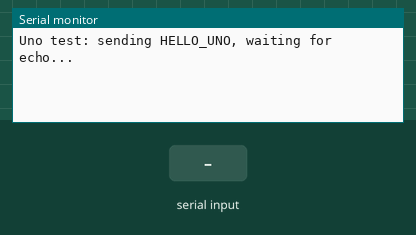
The sketch below on a simulated Arduino Uno, built with avr-gcc and run on an emulated ATmega328P. Parts: the last lines printed to the serial monitor. The inputs (shaded band) are chosen by the test bench.

Above: at 2.8 s.
2.9 s: "1\n" received over the second serial link
At 4.1 s:
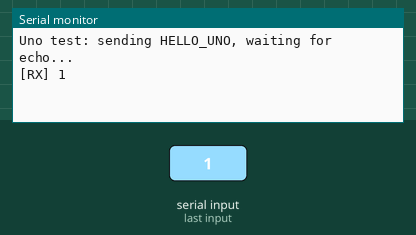
4.5 s: "0\n" received over the second serial link
At 5.8 s:
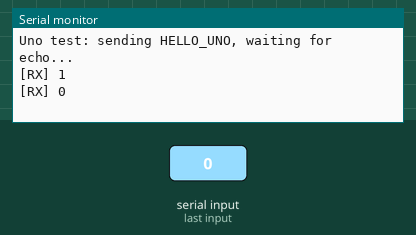
6.0 s: "2\n" received over the second serial link
At 6.5 s:
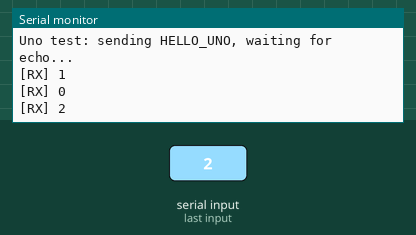

Measured:
- after the input at 2.9 s, the serial monitor: prints a new line after 0.15 s (image 1)
- after the input at 4.5 s, the serial monitor: prints a new line after 0.57 s (image 2)
- after the input at 6.0 s, the serial monitor: prints a new line after 0.08 s (image 3)

The sketch:

SerialTest_UNO.ino
```cpp
// ============================================================
// 串口回显测试 - Arduino UNO
// 接线：Uno 引脚 12 --[1k/2k分压]--> NodeMCU RX(GPIO3)   (发)
//       Uno 引脚 4  <--直连-- NodeMCU TX(GPIO1)          (收)
// 每 1 秒发 HELLO_UNO，并在硬件串口(USB)监视器打印收到的内容。
// ============================================================
#include <SoftwareSerial.h>
SoftwareSerial es(4, 12);   // RX=4(接NodeMCU TX), TX=12(经1k/2k接NodeMCU RX)

void setup() {
  Serial.begin(9600);        // USB serial monitor
  es.begin(9600);            // SoftwareSerial to NodeMCU
  Serial.println("Uno test: sending HELLO_UNO, waiting for echo...");
}

void loop() {
  es.println("HELLO_UNO");           // send to NodeMCU

  if (es.available()) {
    String s = es.readStringUntil('\n');
    Serial.print("[RX] "); Serial.println(s);   // print to USB monitor
  }
  delay(1000);
}
```
